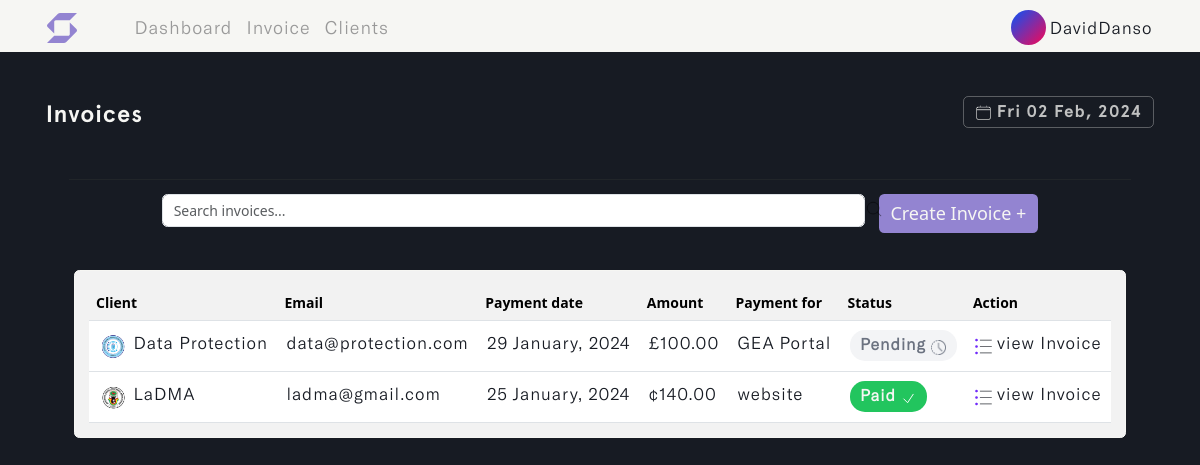
The page /invoice (signed in) on the database its author committed.
### user/models.py (models this page shows)
class Profile(models.Model):
    user = models.OneToOneField(User, on_delete=models.CASCADE, blank=True, null=True)
    name = models.CharField(max_length=255, unique=True)
    username = models.CharField(max_length=255, unique=True)
    email = models.EmailField(max_length=255, unique=True)
    updated_time_stamp = models.DateTimeField(auto_now=True)
    created_time_stamp = models.DateTimeField(auto_now_add=True)
    id = models.UUIDField(default=uuid.uuid4, primary_key=True, unique=True, editable=False)
    def __str__(self):
        return self.name

### invoice/models.py (models this page shows, shortened)
class Invoice(models.Model):
    STATUS = (
        ('Pending', 'Pending'),
        ('Paid', 'Paid')
    )
    CURRENCY = (
        ('USD', 'USD'),
        ('GHS', 'GHS'),
        ('GBP', 'GBP'),
        ('EUR', 'EUR'),
        ('NGN', 'NGN'),
    )
    account_owner = models.ForeignKey(Profile, on_delete=models.CASCADE)
    project_name = models.CharField(max_length=255)
    project_duration = models.CharField(max_length=50)
    client_name = models.ForeignKey(Client, on_delete=models.CASCADE, to_field='name', related_name='invoice',
                                    help_text='Select a client for this entry.')
    invoice_status = models.CharField(max_length=200, choices=STATUS)
    payment_date = models.DateField(max_length=200, null=True)
    currency = models.CharField(max_length=200, choices=CURRENCY)
    invoice_image = models.ImageField(null=True, blank=True, upload_to='invoice_image/', default='invoice.png')
    item_title = models.CharField(max_length=255, null=True, blank=True)
    quantity = models.IntegerField(default=0, null=True, blank=True)
    price = models.IntegerField(default=0, null=True, blank=True)
    total = models.IntegerField(default=0, null=True, blank=True)
    client_note = models.TextField(max_length=100000, null=True, blank=True)
    updated_time_stamp = models.DateTimeField(auto_now=True)
    created_time_stamp = models.DateTimeField(auto_now_add=True)
    id = models.UUIDField(default=uuid.uuid4, primary_key=True, unique=True, editable=False)
    class Meta:
        ordering = ['-updated_time_stamp']

class Client(models.Model):
    account_owner = models.ForeignKey(Profile, on_delete=models.CASCADE)
    name = models.CharField(max_length=50, unique=True)
    address = models.CharField(max_length=255, default='...')
    country = models.CharField(max_length=50)
    email = models.EmailField(max_length=100, unique=True, default='...')
    phone_number = models.IntegerField(null=True, blank=True, default='(xxx)xxx-xxxx')
    city_state = models.CharField(max_length=50)
    postal_code = models.CharField(max_length=30, default='...')
    client_avatar = models.ImageField(null=True, blank=True, upload_to='client_avatar/', default='emil-kowalski.png')
    updated_time_stamp = models.DateTimeField(auto_now=True)
    created_time_stamp = models.DateTimeField(auto_now_add=True)
    id = models.UUIDField(default=uuid.uuid4, primary_key=True, unique=True, editable=False)
    @property
    def imageURL(self):
        try:
            url = self.client_avatar.url
        except:
            url = ''
        return url
    class Meta:
        ordering = ['-updated_time_stamp']
    def __str__(self):
        return self.name

### invoice/views.py (the view, shortened to what this page needs)
# urls.py: path('invoice', views.create_invoice, name='invoice'),
@login_required(login_url='login')
def create_invoice(request):
    profile = request.user.profile
    invoices = profile.invoice_set.all()
    custom_range, invoices = paginateInvoice(request, 5, invoices)
    form = InvoiceCreationForm(request.user, request.POST, request.FILES if request.method == "POST" else None)
    context = {'form': form, 'invoices': invoices,
               'custom_range': custom_range}
    return render(request, 'invoice/invoice.html', context)

### invoice/forms.py
class InvoiceCreationForm(ModelForm):
    payment_date = forms.DateField(widget=DateInput)
    class Meta:
        model = Invoice
        fields = ['project_name', 'project_duration', 'client_name',
                  'invoice_status', 'payment_date', 'currency', 'invoice_image',
                  'item_title', 'quantity', 'price', 'client_note']
    def __init__(self, user, *args, **kwargs):
        super(InvoiceCreationForm, self).__init__(*args, **kwargs)
        self.fields['invoice_status'].widget.choices = [('', 'Choose status')] + list(self.fields['invoice_status'].widget.choices)
        self.fields['currency'].widget.choices = [('', 'Choose currency')] + list(self.fields['currency'].widget.choices)
        self.fields['client_name'].queryset = Client.objects.filter(account_owner=user.profile)
        self.fields['currency'].widget.attrs.update({'id': 'currency_field'})
        for name, field in self.fields.items():
            field.widget.attrs.update({'class': 'input form-control'})

### invoice/utils.py (called while the page is built)
def paginateInvoice(request, results, invoices):
    page = request.GET.get('page')
    results = results
    paginator = Paginator(invoices, results)
    try:
        invoices = paginator.page(page)
    except PageNotAnInteger:
        page = 1
        invoices = paginator.page(page)
    except EmptyPage:
        page = paginator.num_pages
        invoices = paginator.page(page)
    leftIndex = (int(page) -4)
    if leftIndex < 1:
        leftIndex = 1
    rightIndex = (int(page) +5)
    if rightIndex > paginator.num_pages:
        rightIndex = paginator.num_pages +1
    custom_range = range(leftIndex, rightIndex)
    return custom_range, invoices

### invoice/templates/invoice/invoice.html (shortened to what this page needs)
{% load static %}
<!DOCTYPE html>
<html lang="en" class="js has-scroll-init has-scroll-smooth">
  <head>
    <link rel="stylesheet" href="{% static '/css/bootstrap.min.css' %}" />
    <link rel="stylesheet" href="{% static '/css/invoice.css' %}" />
  </head>
  <body
    id="pageTop"
    class="page-content"
    data-spy="scroll"
    data-target="#mainNav"
    hx-headers='{"X-CSRFToken": "{{ csrf_token }}"}'
  >
    {% include 'invoice/nav.html' %}
    <main>
      <div data-scroll class="page page--layout-2" id="main">
        {% if invoices %}
        <div id="hero">
          <div class="container-fluid">
            <div class="hero-intro">
              <p>
                Invoices
                <span class="badge">
                  <img
                    src="{% static '/images/calendar.png' %}"
                    class="img-fluid calender-img"
                    alt="calender-img"
                  />
                  {% now "D d M, Y" %}
                </span>
              </p>
            </div>
          </div>
        </div>
        <div id="search">
          <div class="container-fluid">
            <div class="search-intro">
              <hr />
              <div class="row g-3 d-flex justify-content-center">
                <div class="col-md-8">
                  <img
                    src="{% static '/images/magnifying-glass.png' %}"
                    class="img-fluid search--img"
                    alt="search--img"
                  />
                  <input
                    type="text"
                    class="form-control live-search-box"
                    placeholder="Search invoices..."
                  />
                </div>
                <div class="col-auto">
                  <button
                    type="submit"
                    class="btn mb-3 invoice--btn"
                    data-bs-toggle="offcanvas"
                    data-bs-target="#offcanvasRight"
                    aria-controls="offcanvasRight"
                  >
                    Create Invoice +
                  </button>
                </div>
              </div>
            </div>
          </div>
        </div>
        {% include 'invoice/desktop-table.html' %}
        {% endif %}
      </div>
    </main>
  </body>
</html>

### invoice/templates/invoice/nav.html (shortened to what this page needs)
{% load static %}
{% load active_link_tags %}
<nav class="navbar navbar-expand-lg fixed-top menu" id="mainNav">
  <div class="container">
    <a class="navbar-brand" href="{% url 'dashboard' %}">
      <img
        src="{% static '/images/swift_logo.svg' %}"
        class="img-fluid"
        id="logo"
        alt="logo"
      />
    </a>
    <div class="collapse navbar-collapse" id="navbarSupportedContent">
      <ul class="navbar-nav me-auto mb-2 mb-lg-0 left--links">
        <li class="nav-item">
          <a
            class="nav-link {% active_link 'dashboard' %}"
            href="{% url 'dashboard' %}"
            >Dashboard</a
          >
        </li>
        <li class="nav-item">
          <a
            class="nav-link {% active_link 'invoice' %}"
            href="{% url 'invoice' %}"
            >Invoice</a
          >
        </li>
        <li class="nav-item">
          <a
            class="nav-link {% active_link 'clients' %}"
            href="{% url 'clients' %}"
            >Clients</a
          >
        </li>
      </ul>
      <ul class="navbar-nav mb-2 mb-lg-0" id="rightNav">
        <li class="nav-item dropdown">
          <a class="nav-link" href="{% url 'profile' %}">
            <img
              id="profile_img"
              src="{% static '/images/user-avatar.svg' %}"
              class="img-fluid rounded-circle"
              alt="logo"
            />
            <small>{{request.user.profile}}</small>
          </a>
        </li>
      </ul>
    </div>
  </div>
</nav>

### invoice/templates/invoice/desktop-table.html (shortened to what this page needs)
{% load static %}
{% load humanize %}
<div id="desktop-table" class="live-search-list">
  <div class="container">
    <div class="desktop-table-intro">
      <div class="card">
        <div class="card-body">
          <table class="table table-hover" id="invoice_table">
            <thead>
              <tr>
                <th scope="col">Client</th>
                <th scope="col">Email</th>
                <th scope="col">Payment date</th>
                <th scope="col">Amount</th>
                <th scope="col">Payment for</th>
                <th scope="col">Status</th>
                <th scope="col">Action</th>
              </tr>
            </thead>
            <tbody>
              {% for invoice in invoices %}
              <tr id="search_invoice">
                <td>
                  <img
                    src="{{invoice.client_name.imageURL}}"
                    class="img-fluid rounded-circle"
                    id="avatar-img"
                    alt="avatar-img"
                  />
                  {{invoice.client_name}}
                </td>
                <td>{{invoice.client_name.email | truncatechars:25}}</td>
                <td>{{invoice.payment_date|date:"d F, Y"}}</td>
                <td>
                  {% if invoice.currency == "GHS" %}
                  ¢{{ invoice.total|floatformat:2|intcomma }}
                  {% elif invoice.currency == "USD" %}
                  ${{ invoice.total|floatformat:2|intcomma }}
                  {% elif invoice.currency == "GBP" %}
                  £{{ invoice.total|floatformat:2|intcomma }}
                  {% elif invoice.currency == "EUR" %}
                  €{{ invoice.total|floatformat:2|intcomma }}
                  {% elif invoice.currency == "NGN" %}
                  ₦{{ invoice.total|floatformat:2|intcomma }}
                  {% endif %}
                </td>
                <td>{{invoice.project_name | truncatechars:17}}</td>
                {% if invoice.invoice_status == 'Pending' %}
                <td id="unpaid_status">
                  <span class="badge">
                    {{invoice.invoice_status}}
                    <img
                      src="{% static '/images/clock.png' %}"
                      class="img-fluid"
                      id="clock-img"
                      alt="clock-img"
                    />
                  </span>
                </td>
                {% else %}
                <td id="paid_status">
                  <span class="badge">
                    {{invoice.invoice_status}}
                    <img
                      src="{% static '/images/paid-icon.svg' %}"
                      class="img-fluid"
                      id="clock-img"
                      alt="clock-img"
                    />
                  </span>
                </td>
                {% endif %}
                <td>
                  <a href="{% url 'invoice-details' invoice.id %}">
                    <img
                      src="{% static '/images/list.png' %}"
                      class="img-fluid"
                      id="open_invoice-link"
                      alt="open_invoice-link"
                    />
                    view Invoice
                  </a>
                </td>
              </tr>
              {% endfor %}
            </tbody>
          </table>
        </div>
      </div>
    </div>
  </div>
</div>

### static/css/invoice.css (style rules this page uses)
*, *::after, *::before { box-sizing: border-box; margin: 0; padding: 0; }
html, body { box-sizing: border-box; font-size: 14px; margin: 0; padding: 0; width: 100%; overflow-x: hidden; background: var(--main-color); -webkit-font-smoothing: antialiased; -moz-osx-font-smoothing: grayscale; scroll-behavior: smooth; }
a { text-decoration: none; }
.page-content { --main-color: #171b23; --text-color: #f6f6f3; --header-font: "Apercu-Bold"; --text-font: "GTAmerica-Light"; }
a { text-decoration: none; color: var(--accent-color); }
#mainNav { transform: translateY(0); transition: padding-top 0.3s, padding-bottom 0.3s; padding-top: 3px; padding-bottom: 0px; background: var(--text-color); transform: translateY(0); opacity: 1; z-index: 9; width: 100vw; }
#logo { width: 35px; height: auto; margin-left: 20%; margin-top: 10%; margin-bottom: 10%; }
#profile_img { width: 35px; }
#mainNav small { font-size: 1.8vh; font-family: var(--text-font); color: var(--main-color); letter-spacing: 1px; vertical-align: middle; }
.left--links a { font-family: var(--text-font); color: #999; letter-spacing: 1px; }
#hero { margin-top: 22%; }
.hero-intro { margin: 3%; }
.hero-intro p { font-size: 2.5vh; font-family: var(--header-font); color: var(--text-color); letter-spacing: 1px; }
.hero-intro p span { font-size: 2vh; margin-top: 10px; border: 1px solid #f6f6f34e; color: #f6f6f3c2; }
.calender-img { width: 18px; vertical-align: middle; }
#search { margin-top: 5%; }
.search-intro { margin: 2%; }
.search-intro hr { background: var(--text-color); opacity: 1; }
.search-intro .search--img { width: 6.7%; position: absolute; left: 81%; margin-top: 5px; }
.invoice--btn { background: #9384d1; color: var(--text-color); font-size: 1.9vh; transition: all 0.5s ease-in-out; }
#desktop-table { margin-top: -3%; }
.desktop-table-intro { margin: 3%; }
.desktop-table-intro .card { border: 1px solid var(--text-color); background: #f7f7f7f9; }
.desktop-table-intro table { margin-bottom: 0px; }
.desktop-table-intro th { background-color: transparent; }
.desktop-table-intro td { font-size: 1.8vh; font-family: var(--text-font); color: var(--main-color); letter-spacing: 1px; padding: 9px; }
#avatar-img { width: 30px; }
#unpaid_status .badge { background: #f3f4f6; border-radius: 15px; }
#paid_status .badge { background: #22c55e; border-radius: 15px; color: var(--text-color); }
.desktop-table-intro span { font-size: 1.7vh; font-family: var(--text-font); color: #6b7280; letter-spacing: 1px; }
#clock-img { width: 15px; }
#open_invoice-link { width: 17px; }
@media (min-width: 1200px) { #logo { width: 30px; margin-left: 20%; margin-top: 5%; margin-bottom: 5%; } }
@media (min-width: 1200px) { .left--links { margin-left: 4%; } }
@media (min-width: 1200px) { .left--links a { font-size: 1.9vh; } }
@media (min-width: 1200px) { #hero { margin-top: 8%; } }
@media (min-width: 1200px) { .hero-intro p { font-size: 2.5vh; } }
@media (min-width: 1200px) { .hero-intro p span { font-size: 1.8vh; margin-top: 0px; float: right; } }
@media (min-width: 1200px) { .calender-img { width: 17px; } }
@media (min-width: 1200px) { #search { margin-top: -1%; } }
@media (min-width: 1200px) { .search-intro { margin: 5%; } }
@media (min-width: 1200px) { .search-intro .search--img { width: 1.7%; position: absolute; left: 72%; } }

### rows shown on the page
Invoice: client_name.imageURL (picture), client_name "Data Protection", client_name.email "data@protection.com", payment_date "29 January, 2024", total "100.00", project_name "GEA Portal", invoice_status "Pending"
Invoice: client_name.imageURL (picture), client_name "LaDMA", client_name.email "ladma@gmail.com", payment_date "25 January, 2024", total "140.00", project_name "website", invoice_status "Paid"

### other values the page prints
{{ request.user.profile }} "DavidDanso"
